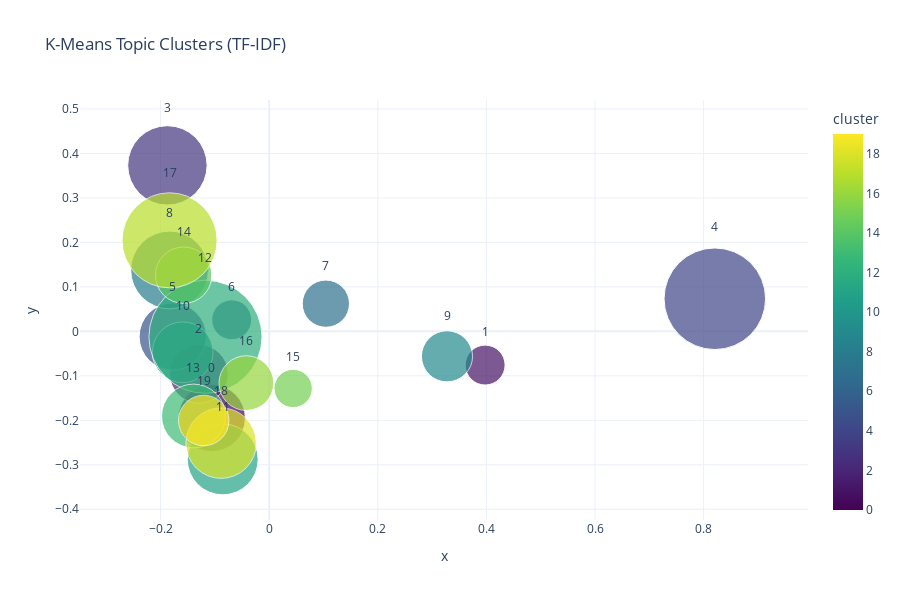

Notebook cell for this chart:
### Code cell
#****************************************#
# 3. K-Means Clustering
#****************************************#

# K-Means groups similar documents into clusters based on TF-IDF features.
true_k = 20  # Number of clusters
k_model = KMeans(n_clusters=true_k, init='k-means++', max_iter=100, n_init=10, random_state=42)
k_model.fit(vectors)

#****************************************#
# 4. Extract Top Terms per Cluster
#****************************************#

# Identify the top words representing each cluster
order_centroids = k_model.cluster_centers_.argsort()[:, ::-1]
feature_names = vectorizer.get_feature_names_out()

top_features = {}
for i in range(true_k):
    top_indices = order_centroids[i, :10]   # top 10 words per cluster
    top_features[i] = [feature_names[ind] for ind in top_indices]
    print(f"Cluster {i}: {', '.join(top_features[i])}")

#****************************************#
# 5. Visualize Clusters in 2D Space
#****************************************#

# Reduce dimensions to 2D using PCA for visualization
pca = PCA(n_components=2, random_state=42)
reduced_features = pca.fit_transform(vectors.toarray())

# Create a DataFrame for plotting
df_plot = pd.DataFrame({
    'x': reduced_features[:, 0],
    'y': reduced_features[:, 1],
    'cluster': k_model.labels_
})

# Compute cluster centers and sizes for bubble plot
cluster_centers = df_plot.groupby('cluster')[['x','y']].mean().reset_index()
cluster_sizes = df_plot['cluster'].value_counts().sort_index().reset_index(drop=True)
cluster_centers['size'] = cluster_sizes
cluster_centers['keywords'] = cluster_centers['cluster'].apply(lambda x: ', '.join(top_features.get(x, [])))

# Plot using Plotly
fig = px.scatter(
    cluster_centers,
    x='x', y='y',
    size='size',
    color='cluster',
    hover_data={'keywords': True, 'size': True},
    text='cluster',
    title='K-Means Topic Clusters (TF-IDF)',
    size_max=80,
    color_continuous_scale='Viridis'
)
fig.update_traces(textposition='top center')
fig.update_layout(template='plotly_white', width=900, height=600)
fig.show()

### Figure 1 — Plotly figure (JSON) as saved in the notebook; plotly's stock layout.template omitted (floating-point values rounded to 4 significant figures)
{"data": [{"customdata": [["applicant, article, shall, convention, state, authority, india, government, right, order", 71], ["le, la, et, du, une, en, que, pour, dans, il", 25], ["alien, worker, district, servitude, forced, united state, labor, labour, conspiracy, united", 54], ["appeal, supreme, supreme court, court appeal, human trafficking, human, art, penal code, penal, sexual", 99], ["la, que, el, en, del, los, por, se, en el, su", 162], ["section, trafficking person, 000, girl, city, xxx, child, accused, sexual, republic", 71], ["som, shall, chapter, den, en, om, paragraph, section, defendant defendant, penal code", 25], ["ou, se, pena, penalty, da, ncia, sexual, federal, crime, rio", 35], ["criminal code, prostitution, section, payment, regional, sexual, imprisonment year, district court, district, term imprisonment year", 95], ["que, da, em, rio, se, para, ncia, fl, na, ou", 41], ["sex, district, 18, united state, minor, conspiracy, district court, united, state, prostitution", 58], ["united state, united, state, 2d, government, district, cir, 3d, entered, motion", 79], ["prostitution, sexual, human, article, migrant, offence, crime, trafficking person, appeal, woman", 201], ["accused, section, count, complainant, evidence, witness, offence, child, girl, trafficking person", 64], ["anonymous, prostitution, penal code, penal, sexual, female, woman, nationality, sexual exploitation, gender female", 50], ["die, der, van, het, und, dat, een, en, von, zu", 23], ["ili, od, na, je, za, accused, party, ho, se, offence", 47], ["article, trafficking person, statute code article, trafficking person protocol, person protocol, code article, protocol, criminal code, human trafficking, human", 142], ["mr, canlii, crown, canada, vessel, australia, offence, evidence, judge, migrant", 78], ["appellant, complainant, evidence, section, appeal, child, judge, said, woman, offence", 40]], "hovertemplate": "x=%{x}<br>y=%{y}<br>size=%{customdata[1]}<br>cluster=%{marker.color}<br>keywords=%{customdata[0]}<extra></extra>", "legendgroup": "", "marker": {"color": [0, 1, 2, 3, 4, 5, 6, 7, 8, 9, 10, 11, 12, 13, 14, 15, 16, 17, 18, 19], "coloraxis": "coloraxis", "size": [71, 25, 54, 99, 162, 71, 25, 35, 95, 41, 58, 79, 201, 64, 50, 23, 47, 142, 78, 40], "sizemode": "area", "sizeref": 0.03141, "symbol": "circle"}, "mode": "markers+text", "name": "", "orientation": "v", "showlegend": false, "text": [0.0, 1.0, 2.0, 3.0, 4.0, 5.0, 6.0, 7.0, 8.0, 9.0, 10.0, 11.0, 12.0, 13.0, 14.0, 15.0, 16.0, 17.0, 18.0, 19.0], "x": [-0.1058, 0.3977, -0.1294, -0.1874, 0.8206, -0.1776, -0.06908, 0.1043, -0.1835, 0.3274, -0.1593, -0.08557, -0.1173, -0.1395, -0.1576, 0.0441, -0.04201, -0.1835, -0.08852, -0.1205], "xaxis": "x", "y": [-0.1949, -0.07574, -0.09566, 0.3732, 0.07333, -0.01164, 0.02602, 0.06227, 0.138, -0.05607, -0.04699, -0.2878, -0.01223, -0.1903, 0.1263, -0.1284, -0.1163, 0.2047, -0.2513, -0.2004], "yaxis": "y", "type": "scatter", "textposition": "top center"}], "layout": {"xaxis": {"anchor": "y", "domain": [0.0, 1.0], "title": {"text": "x"}}, "yaxis": {"anchor": "x", "domain": [0.0, 1.0], "title": {"text": "y"}}, "coloraxis": {"colorbar": {"title": {"text": "cluster"}}, "colorscale": [[0.0, "#440154"], [0.1111, "#482878"], [0.2222, "#3e4989"], [0.3333, "#31688e"], [0.4444, "#26828e"], [0.5556, "#1f9e89"], [0.6667, "#35b779"], [0.7778, "#6ece58"], [0.8889, "#b5de2b"], [1.0, "#fde725"]]}, "legend": {"tracegroupgap": 0, "itemsizing": "constant"}, "title": {"text": "K-Means Topic Clusters (TF-IDF)"}, "width": 900, "height": 600}}
